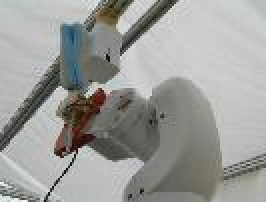
#> input picture CAE/data/all/2/005/071.jpg, 133 x 101 px (shown 2 times larger)
$ python -i distort.py   (imports and definitions only)
#> lines starting #> are read from the running program, lines starting #| are printed output that depends on the picture
#> further down, picture is the input picture: shape (101, 133, 3); mean B, G, R 154, 156.9, 156.1
#> in saturation, `img = cv2.cvtColor(img, cv2.COLOR_BGR2HSV)`: img: shape (101, 133, 3); mean H, S, V 44.2, 15.1, 158.5
#!/usr/bin/env python
# coding:utf-8

import random
import cv2
import numpy as np
from PIL import ImageEnhance

"""
brightness_delta = 32
contrast_range = [0.5, 1.5]
saturation_range = [0.5, 1.5]
hue_delta = 18
#"""

"""
brightness_delta = 8
contrast_range = [0.9, 1.1]
saturation_range = [0.9, 1.1]
hue_delta = 4
"""

"""
brightness_delta = 64
contrast_range = [0.4, 1.9]
saturation_range = [0.4, 1.9]
hue_delta = 36
"""
brightness_delta = 64
contrast_range = [0.8, 1.2]
saturation_range = [0.8, 1.2]
hue_delta = 8

pil_range = [0.6, 1.4]


def convert(img, alpha=1, beta=0):
#> called with alpha = 1.1, beta = 0
    img = img.astype(float) * alpha + beta
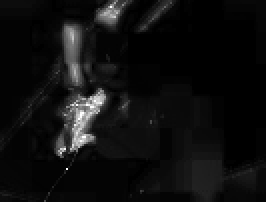
#> img: shape (101, 133) float64 (shown 2 times larger); min 0, max 281.3, mean 16.6; drawn with min black and max white
    # img[img < 0] = 0
    # img[img > 255] = 255
    img = img.clip(0, 255)
    return img.astype(np.uint8)


def brightness(img):
    if random.randrange(2):
        return convert(img, beta=random.uniform(-brightness_delta, brightness_delta))
    else:
        return img


def contrast(img):
    if random.randrange(2):
        return convert(img, alpha=random.uniform(contrast_range[0], contrast_range[1]))
    else:
        return img


def saturation(img):
    if random.randrange(2):
        img = cv2.cvtColor(img, cv2.COLOR_BGR2HSV)
        img[:, :, 1] = convert(
            img[:, :, 1], alpha=random.uniform(saturation_range[0], saturation_range[1])
        )
#> img: shape (101, 133, 3); mean H, S, V 44.2, 16.2, 158.5
        return cv2.cvtColor(img, cv2.COLOR_HSV2BGR)
#> returned value: shape (101, 133, 3)
    else:
        return img


def hue(img):
    if random.randrange(2):
        img = cv2.cvtColor(img, cv2.COLOR_BGR2HSV)
        img[:, :, 0] = (
            img[:, :, 0].astype(int) + random.randint(-hue_delta, hue_delta)
        ) % 180
        return cv2.cvtColor(img, cv2.COLOR_HSV2BGR)
    else:
        return img


def color_argumentation(img):
    img = ImageEnhance.Brightness(img)
    img = img.enhance(random.uniform(pil_range[0], pil_range[1]))
    img = ImageEnhance.Contrast(img)
    img = img.enhance(random.uniform(pil_range[0], pil_range[1]))
    img = ImageEnhance.Color(img)
    img = img.enhance(random.uniform(pil_range[0], pil_range[1]))
    return img


"""
def random_distort(img, test=False):
    # img = img[::-1].transpose((1, 2, 0)).astype(np.uint8) # change PIL format to cv2 format
    img = img[:, :, ::-1].astype(np.uint8)  # change PIL format to cv2 format

    ### color argmentation
    img = brightness(img)
    # [18 lines of commented-out code are left out]
    img = img.clip(0, 255)
    # img = img.astype(np.float32).transpose((2, 0, 1))[::-1]
    img = img[:, :, ::-1]
    return img
"""

>>> import cv2
>>> picture = cv2.imread('../../../data/all/2/005/071.jpg')
>>> result = saturation(picture)
